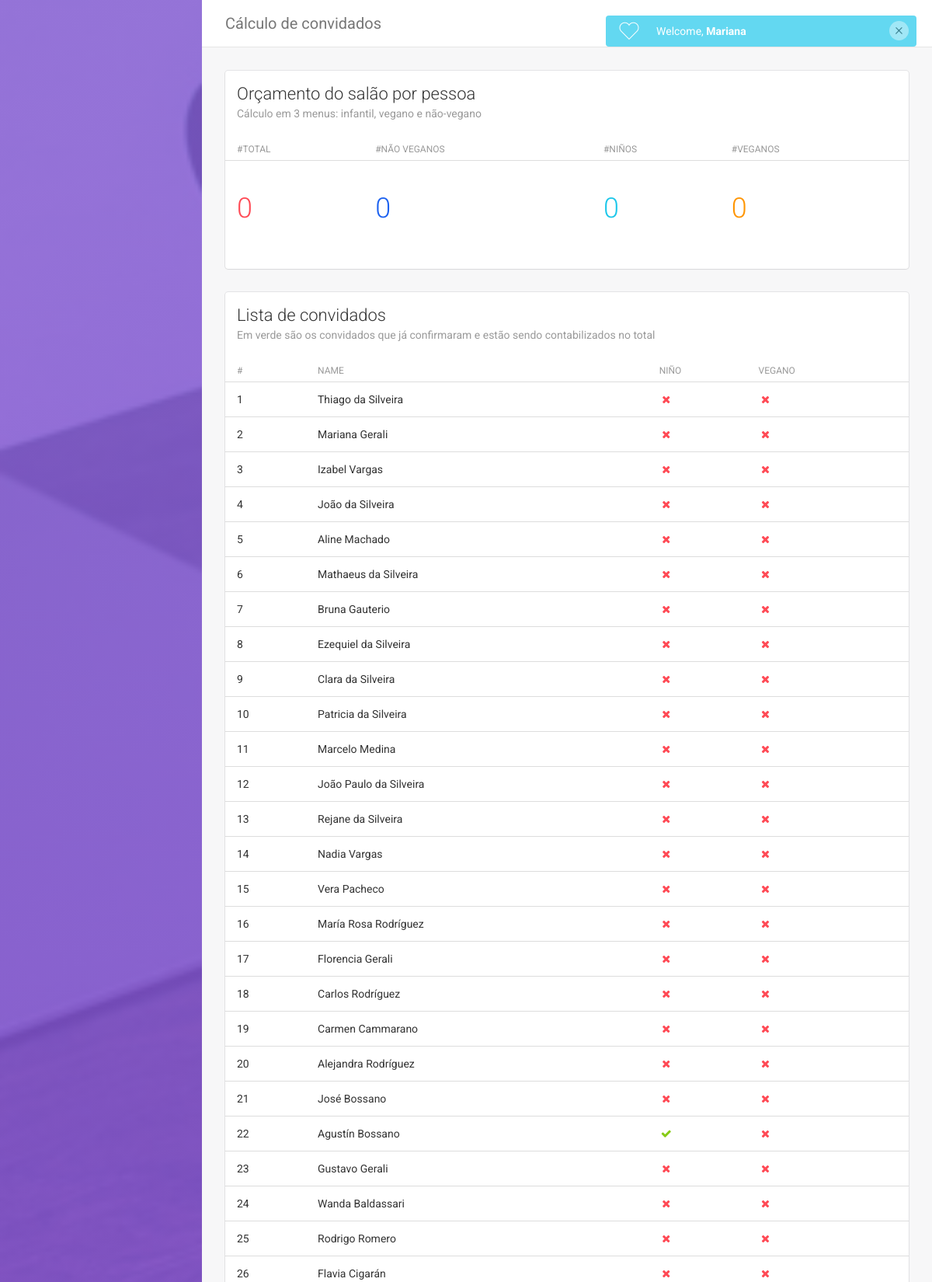
/admin/main (signed in, upper part), run on the app's committed database.
### tables this page shows
CREATE TABLE `guests` (
  `guest_id` int(11) NOT NULL,
  `created` datetime DEFAULT NULL,
  `modified` datetime NOT NULL,
  `name` varchar(55) DEFAULT NULL,
  `surname` varchar(55) DEFAULT NULL,
  `undertwelve` tinyint(1) NOT NULL DEFAULT '0',
  `vegan_menu` tinyint(1) NOT NULL DEFAULT '0',
  `confirmed` double NOT NULL DEFAULT '0'
);

### admin/system/view.php (called while the page is built, shortened)
<?php
class View {
	private $template;
	public function __construct($template)
	{
		$this->template = APP_DIR .'views/'. $template .'.php';
	}
	public function render()
	{
		require($this->template);
	}
}
?>

### admin/application/controllers/main.php (called while the page is built, shortened)
<?php
class Main extends Controller {
	function index()
	{
		$session = $this->loadHelper('session_helper');
		$guests = $this->loadModel('guests');
		$template = $this->loadView('main');
		$template->set('user_name', $session->get('user'));
		$template->set('invitados', $guests->getGuests());
		$totals = $guests->getTotal();
		$template->set('total', $this->getTotal($totals));
		$template->render();
	}
  function getTotal($totals) {
  	$sum = 0;
  	foreach ($totals as $key => $total) {
  		$sum += $total;
  	}
  	$totals['normal'] = $sum;
  	return $totals;
  }
}
?>

### admin/system/pip.php (called while the page is built, shortened)
<?php
function pip()
{
    $action = 'index';
    $url = '';
	$request_url = (isset($_SERVER['REQUEST_URI'])) ? $_SERVER['REQUEST_URI'] : '';
	$script_url  = (isset($_SERVER['PHP_SELF'])) ? $_SERVER['PHP_SELF'] : '';
	if($request_url != $script_url) $url = trim(preg_replace('/'. str_replace('/', '\/', str_replace('index.php', '', $script_url)) .'/', '', $request_url, 1), '/');
	$segments = explode('/', $url);
	$obj = new $controller;
    die(call_user_func_array(array($obj, $action), array_slice($segments, 2)));
}
?>

### admin/index.php (called while the page is built, shortened)
<?php
require(ROOT_DIR .'system/model.php');
require(ROOT_DIR .'system/view.php');
require(ROOT_DIR .'system/pip.php');
pip();
?>

### admin/system/model.php (called while the page is built, shortened)
<?php
class Model {
	private $connection;
	private $host = DB_HOST;
  private $dbName = DB_NAME;
  private $user = DB_USER;
  private $pass = DB_PASS;
  private $stmt;
	public function __construct()
	{
		$dsn = "mysql:host=".$this->host.";dbname=".$this->dbName;
    $options = array(
        PDO::ATTR_PERSISTENT    => true,
        PDO::ATTR_ERRMODE       => PDO::ERRMODE_EXCEPTION
        );
    try{
        $this->connection = new PDO($dsn, $this->user, $this->pass, $options);
    }
    catch (PDOException $e){
        $this->error = $e->getMessage();
    }
	}
	public function query($query)
	{
		$this->stmt = $this->connection->prepare($query);
	}
	public function execute(){
      return $this->stmt->execute();
  }
  public function resultset(){
      $this->execute();
      return $this->stmt->fetchAll(PDO::FETCH_ASSOC);
  }
}
?>

### admin/application/models/guests.php (called while the page is built, shortened)
<?php
class Guests extends Model {
	function getGuests() {
		$this->query('select guest_id, name, surname, undertwelve, vegan_menu, confirmed from guests');
		return $this->resultset();
	}
}

### admin/application/views/main.php (the view, shortened to what this page needs)
<!doctype html>
<html lang="en">
<head>
    <link href="assets/css/bootstrap.min.css" rel="stylesheet" />
    <link href="assets/css/animate.min.css" rel="stylesheet"/>
    <link href="assets/css/light-bootstrap-dashboard.css?v=1.4.0" rel="stylesheet"/>
    <link href="assets/css/demo.css" rel="stylesheet" />
    <link href="http://maxcdn.bootstrapcdn.com/font-awesome/4.2.0/css/font-awesome.min.css" rel="stylesheet">
    <link href="assets/css/pe-icon-7-stroke.css" rel="stylesheet" />
</head>
<body>
<div class="wrapper">
    <?php
    $color = (strtoupper($user_name) == 'THIAGO') ? 'azure' : 'purple';?>
    <div class="sidebar" data-color="<?php echo $color; ?>" data-image="assets/img/sidebar-4.jpg">
    </div>
    <div class="main-panel">
        <nav class="navbar navbar-default navbar-fixed">
            <div class="container-fluid">
                <div class="navbar-header">
                    <a class="navbar-brand" href="#">Cálculo de convidados</a>
                </div>
                <div class="collapse navbar-collapse">
                    <ul class="nav navbar-nav navbar-right">
                        <li>
                            <a href="<?php echo BASE_URL; ?>/auth/logout">
                                <p>Log out</p>
                            </a>
                        </li>
                    </ul>
                </div>
            </div>
        </nav>
        <div class="content">
            <div class="container-fluid">
                <div class="row">
                    <div class="col-md-12">
                        <div class="card">
                            <div class="header">
                                <h4 class="title">Orçamento do salão por pessoa</h4>
                                <p class="category">Cálculo em 3 menus: infantil, vegano e não-vegano</p>
                            </div>
                            <div class="content table-responsive table-full-width">
                                <table class="table table-hover">
                                    <thead>
                                        <th>#Total</th>
                                        <th>#não veganos</th>
                                        <th>#Niños</th>
                                        <th>#Veganos</th>
                                    </thead>
                                    <tbody>
                                        <tr>
                                            <td><h2 class="text-danger"><?php echo $total['normal']; ?></h2></td>
                                            <td><h2 class="text-primary"><?php echo $total['adults']; ?></h2></td>
                                            <td><h2 class="text-info"><?php echo $total['kids']; ?></h2></td>
                                            <td><h2 class="text-warning"><?php echo $total['vegans']; ?></h2></td>
                                        </tr>
                                    </tbody>
                                </table>
                            </div>
                        </div>
                    </div>
                </div>
                <div class="row">
                    <div class="col-md-12">
                        <div class="card">
                            <div class="header">
                                <h4 class="title">Lista de convidados</h4>
                                <p class="category">Em verde são os convidados que já confirmaram e estão sendo contabilizados no total</p>
                            </div>
                            <div class="content table-responsive table-full-width">
                                <table class="table table-hover">
                                    <thead>
                                        <th>#</th>
                                        <th>Name</th>
                                        <th>Niño</th>
                                        <th>Vegano</th>
                                    </thead>
                                    <tbody>
                                        <?php foreach ($invitados as $invitado) {
                                        $lineClass = ($invitado['confirmed']) ? 'success' : 'normal';
                                        ?>
                                        <tr class="<?php echo $lineClass; ?>">
                                            <td><?php echo $invitado['guest_id']; ?></td>
                                            <td><?php echo utf8_encode($invitado['name']).' '.utf8_encode($invitado['surname']); ?></td>
                                            <td><i class="fa <?php echo ($invitado['undertwelve']) ? 'fa-check text-success' : 'fa-times text-danger'; ?>"></i></td>
                                            <td><i class="fa <?php echo ($invitado['vegan_menu']) ? 'fa-check text-success' : 'fa-times text-danger'; ?>"></i></td>
                                        </tr>
                                        <?php } ?>
                                    </tbody>
                                </table>
                            </div>
                        </div>
                    </div>
                </div>
            </div>
        </div>
    </div>
</div>
</body>
</html>

### data on the page
guests: guest_id "1", name "Thiago", surname "da Silveira", undertwelve 0 (drawn), vegan_menu 0 (drawn)
guests: guest_id "2", name "Mariana", surname "Gerali", undertwelve 0 (drawn), vegan_menu 0 (drawn)
guests: guest_id "3", name "Izabel", surname "Vargas", undertwelve 0 (drawn), vegan_menu 0 (drawn)
guests: guest_id "4", name "João", surname "da Silveira", undertwelve 0 (drawn), vegan_menu 0 (drawn)
guests: guest_id "5", name "Aline", surname "Machado", undertwelve 0 (drawn), vegan_menu 0 (drawn)
guests: guest_id "6", name "Mathaeus", surname "da Silveira", undertwelve 0 (drawn), vegan_menu 0 (drawn)
guests: guest_id "7", name "Bruna", surname "Gauterio", undertwelve 0 (drawn), vegan_menu 0 (drawn)
guests: guest_id "8", name "Ezequiel", surname "da Silveira", undertwelve 0 (drawn), vegan_menu 0 (drawn)
guests: guest_id "9", name "Clara", surname "da Silveira", undertwelve 0 (drawn), vegan_menu 0 (drawn)
guests: guest_id "10", name "Patricia", surname "da Silveira", undertwelve 0 (drawn), vegan_menu 0 (drawn)
guests: guest_id "11", name "Marcelo", surname "Medina", undertwelve 0 (drawn), vegan_menu 0 (drawn)
guests: guest_id "12", name "João Paulo", surname "da Silveira", undertwelve 0 (drawn), vegan_menu 0 (drawn)
guests: guest_id "13", name "Rejane", surname "da Silveira", undertwelve 0 (drawn), vegan_menu 0 (drawn)
guests: guest_id "14", name "Nadia", surname "Vargas", undertwelve 0 (drawn), vegan_menu 0 (drawn)
guests: guest_id "15", name "Vera", surname "Pacheco", undertwelve 0 (drawn), vegan_menu 0 (drawn)
guests: guest_id "16", name "María Rosa", surname "Rodríguez", undertwelve 0 (drawn), vegan_menu 0 (drawn)
guests: guest_id "17", name "Florencia", surname "Gerali", undertwelve 0 (drawn), vegan_menu 0 (drawn)
guests: guest_id "18", name "Carlos", surname "Rodríguez", undertwelve 0 (drawn), vegan_menu 0 (drawn)
guests: guest_id "19", name "Carmen", surname "Cammarano", undertwelve 0 (drawn), vegan_menu 0 (drawn)
guests: guest_id "20", name "Alejandra", surname "Rodríguez", undertwelve 0 (drawn), vegan_menu 0 (drawn)
guests: guest_id "21", name "José", surname "Bossano", undertwelve 0 (drawn), vegan_menu 0 (drawn)
guests: guest_id "22", name "Agustín", surname "Bossano", undertwelve 1 (drawn), vegan_menu 0 (drawn)
guests: guest_id "23", name "Gustavo", surname "Gerali", undertwelve 0 (drawn), vegan_menu 0 (drawn)
guests: guest_id "24", name "Wanda", surname "Baldassari", undertwelve 0 (drawn), vegan_menu 0 (drawn)
guests: guest_id "25", name "Rodrigo", surname "Romero", undertwelve 0 (drawn), vegan_menu 0 (drawn)
guests: guest_id "26", name "Flavia", surname "Cigarán", undertwelve 0 (drawn), vegan_menu 0 (drawn)

### other printed values
$total['normal'] "0"
$total['adults'] "0"
$total['kids'] "0"
$total['vegans'] "0"
